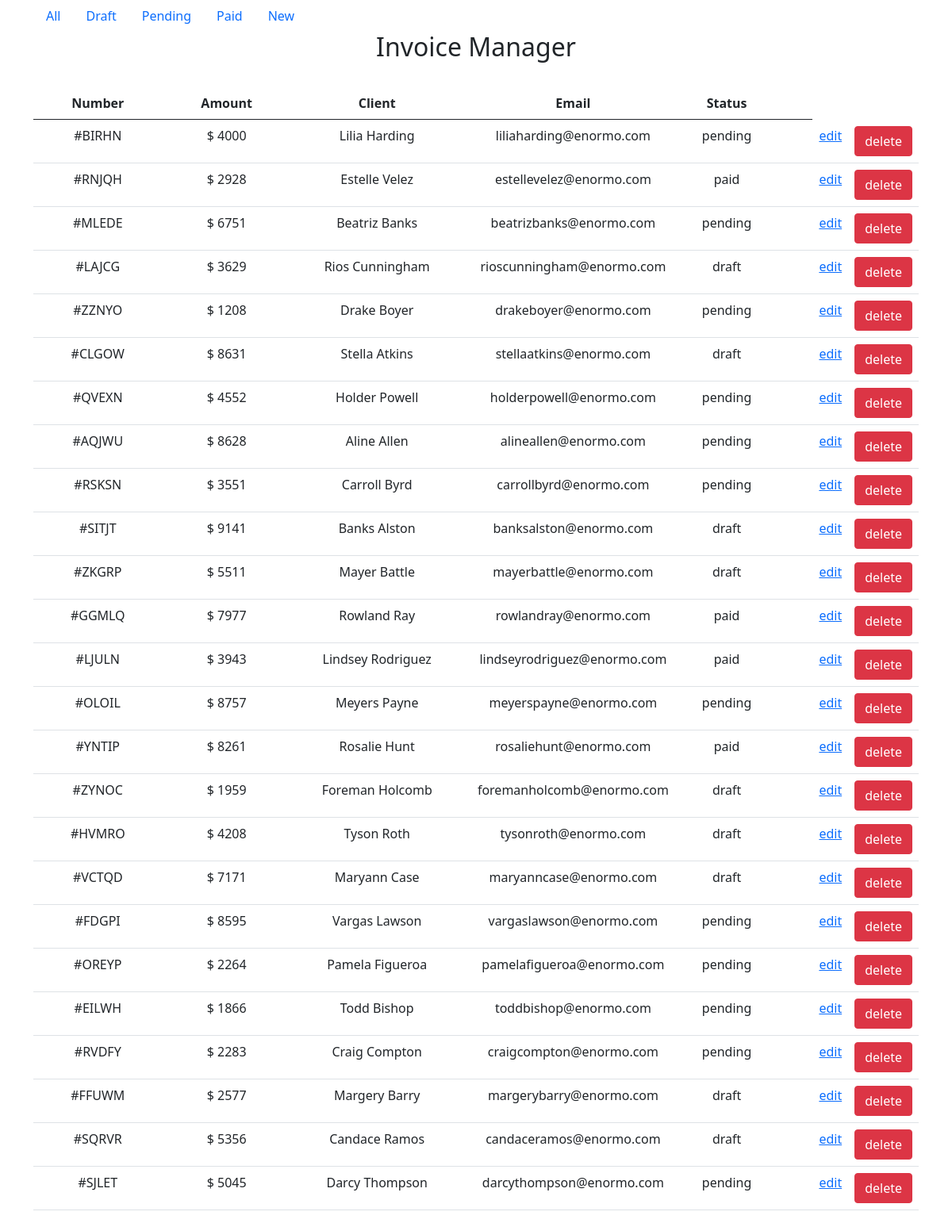
The page / on the database its author committed.
### tables this page shows
CREATE TABLE invoices (
  id BIGINT PRIMARY KEY AUTO_INCREMENT, 
  number VARCHAR(5) NOT NULL, 
  client VARCHAR(150) NOT NULL, 
  email VARCHAR(255) NOT NULL, 
  amount MEDIUMINT NOT NULL, 
  status_id BIGINT UNSIGNED NOT NULL
);

CREATE TABLE statuses (
  id BIGINT PRIMARY KEY AUTO_INCREMENT,
  status VARCHAR(25) NOT NULL
);

### functions.php (called while the page is built, shortened)
<?php
function getInvoices () {
    global $db;
    $sql = "SELECT * FROM invoices
    JOIN statuses ON invoices.status_id = statuses.id";
    $result = $db->query($sql);
    $invoices = $result->fetchAll();
    return $invoices;
  }
?>

### index.php (the view, shortened to what this page needs)
<?php
require "data.php";
require "functions.php";
if (isset($_GET['status'])) {
    $listOfInvoices = getInvoicesByStatus($_GET['status']);
} else {
    $listOfInvoices = getInvoices();
}
?>
<!DOCTYPE html>
<html lang="en">
<head>
    <link href="https://cdn.jsdelivr.net/npm/bootstrap@5.0.0-beta1/dist/css/bootstrap.min.css" rel="stylesheet">
</head>
<body>
    <?php
    $columnWidths = array(
        'Number' => '15%',
        'Amount' => '15%',
        'Client' => '20%',
        'Email' => '25%',
        'Status' => '10%',
        '' => '5%',
        '' => '5%',
        '' => '5%'
    );
    ?>
    <?php require "nav.php" ?>
    <div class="container text-center">
        <h2>Invoice Manager</h2>
        <br>
        <table class="table">
            <thead>
                <tr>
                    <?php
                    foreach ($columnWidths as $columnName => $columnWidth): ?>
                        <th style="width: <?php echo $columnWidth; ?>"><?php echo $columnName; ?></th>
                    <?php endforeach; ?>
                </tr>
            </thead>
            <tbody>
                <?php
                foreach ($listOfInvoices as $invoice) : ?>
                    <tr>
                        <td><?php echo '#' . $invoice['number']; ?></td>
                        <td><?php echo '$ ' . $invoice['amount']; ?></td>
                        <td><?php echo $invoice['client']; ?></td>
                        <td><?php echo $invoice['email']; ?></td>
                        <td><?php echo $invoice['status']; ?></td>
                        <?php if (file_exists("invoices/" . $invoice['number'] . ".pdf")) : ?>
                            <?php $pdfUrl = "invoices/" . $invoice['number'] . ".pdf"; ?>
                            <td><a href="<?php echo $pdfUrl; ?>" target="_blank">view</a></td>
                        <?php else : ?>
                            <td></td>
                        <?php endif; ?>
                        <td><a href="update.php?number=<?php echo $invoice['number']; ?>">edit</a></td>
                        <td>
                            <form class="form" method="post">
                                <button type="submit" class="btn btn-danger custom-width">delete</button>
                            </form>
                        </td>
                    </tr>
                <?php endforeach; ?>
            </tbody>
        </table>
</body>
</html>

### nav.php (shortened to what this page needs)
<nav>
    <div class="container">
        <ul class="nav">
            <li class="nav-item"><a class="nav-link active" href="index.php">All</a></li>
            <li class="nav-item"><a class="nav-link" href="index.php?status=1">Draft</a></li>
            <li class="nav-item"><a class="nav-link" href="index.php?status=2">Pending</a></li>
            <li class="nav-item"><a class="nav-link" href="index.php?status=3">Paid</a></li>
            <li class="nav-item"><a class="nav-link" href="add.php">New</a></li>
        </ul>
    </div>
</nav>

### index.php (style rules this page uses)
table { width: 100%; }

### rows shown on the page
invoices: number "BIRHN", amount "4000", client "Lilia Harding", email "liliaharding@enormo.com", status.status "pending"
invoices: number "RNJQH", amount "2928", client "Estelle Velez", email "estellevelez@enormo.com", status.status "paid"
invoices: number "MLEDE", amount "6751", client "Beatriz Banks", email "beatrizbanks@enormo.com", status.status "pending"
invoices: number "LAJCG", amount "3629", client "Rios Cunningham", email "rioscunningham@enormo.com", status.status "draft"
invoices: number "ZZNYO", amount "1208", client "Drake Boyer", email "drakeboyer@enormo.com", status.status "pending"
invoices: number "CLGOW", amount "8631", client "Stella Atkins", email "stellaatkins@enormo.com", status.status "draft"
invoices: number "QVEXN", amount "4552", client "Holder Powell", email "holderpowell@enormo.com", status.status "pending"
invoices: number "AQJWU", amount "8628", client "Aline Allen", email "alineallen@enormo.com", status.status "pending"
invoices: number "RSKSN", amount "3551", client "Carroll Byrd", email "carrollbyrd@enormo.com", status.status "pending"
invoices: number "SITJT", amount "9141", client "Banks Alston", email "banksalston@enormo.com", status.status "draft"
invoices: number "ZKGRP", amount "5511", client "Mayer Battle", email "mayerbattle@enormo.com", status.status "draft"
invoices: number "GGMLQ", amount "7977", client "Rowland Ray", email "rowlandray@enormo.com", status.status "paid"
invoices: number "LJULN", amount "3943", client "Lindsey Rodriguez", email "lindseyrodriguez@enormo.com", status.status "paid"
invoices: number "OLOIL", amount "8757", client "Meyers Payne", email "meyerspayne@enormo.com", status.status "pending"
invoices: number "YNTIP", amount "8261", client "Rosalie Hunt", email "rosaliehunt@enormo.com", status.status "paid"
invoices: number "ZYNOC", amount "1959", client "Foreman Holcomb", email "foremanholcomb@enormo.com", status.status "draft"
invoices: number "HVMRO", amount "4208", client "Tyson Roth", email "tysonroth@enormo.com", status.status "draft"
invoices: number "VCTQD", amount "7171", client "Maryann Case", email "maryanncase@enormo.com", status.status "draft"
invoices: number "FDGPI", amount "8595", client "Vargas Lawson", email "vargaslawson@enormo.com", status.status "pending"
invoices: number "OREYP", amount "2264", client "Pamela Figueroa", email "pamelafigueroa@enormo.com", status.status "pending"
invoices: number "EILWH", amount "1866", client "Todd Bishop", email "toddbishop@enormo.com", status.status "pending"
invoices: number "RVDFY", amount "2283", client "Craig Compton", email "craigcompton@enormo.com", status.status "pending"
invoices: number "FFUWM", amount "2577", client "Margery Barry", email "margerybarry@enormo.com", status.status "draft"
invoices: number "SQRVR", amount "5356", client "Candace Ramos", email "candaceramos@enormo.com", status.status "draft"
invoices: number "SJLET", amount "5045", client "Darcy Thompson", email "darcythompson@enormo.com", status.status "pending"

### other values the page prints
$columnName "Number"
$columnName "Amount"
$columnName "Client"
$columnName "Email"
$columnName "Status"
